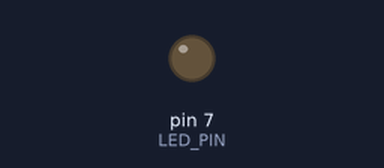
A sketch run on a simulated Arduino Uno, built with avr-gcc and run on an emulated ATmega328P. Parts: output pins drawn as LEDs (lit = HIGH).

Above: at 0.12 s.
Timing chart, 0 to 5.8 s (numbered marks = the images above):
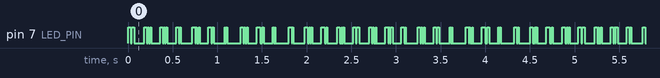

The sketch:

termission.ino
```cpp
// Define the pin number connected to the LED module
const int LED_PIN = 7;

void setup() {
  pinMode(LED_PIN, OUTPUT);
}

void loop() {
  // Define the text to transmit
  String myText = "nikhil is here";

  // Loop through each character in the text
  for (int i = 0; i < myText.length(); i++) {
    // Get the ASCII code of the current character
    int asciiCode = myText.charAt(i);

    // Convert the ASCII code to binary and store it in an array
    int binaryCode[8];

    for (int j = 0; j < 8; j++) {
      binaryCode[7 - j] = (asciiCode >> j) & 1;
    }

    // Set the start bit to 1
    binaryCode[0] = 1;

    // Transmit the binary code as a series of LED pulses
    for (int j = 0; j < 8; j++) {
      digitalWrite(LED_PIN, binaryCode[j]);
      delay(10);
    }

    // Turn off the LED
    digitalWrite(LED_PIN, LOW);

    // Delay before transmitting the next character
    delay(100);
  }
}
```

Measured:
- by itself, pin 7 (LED_PIN): moves between LOW and HIGH, repeating every 2.5 s
- by itself, everything shown: repeats every 2.5 s, in 12 steps
